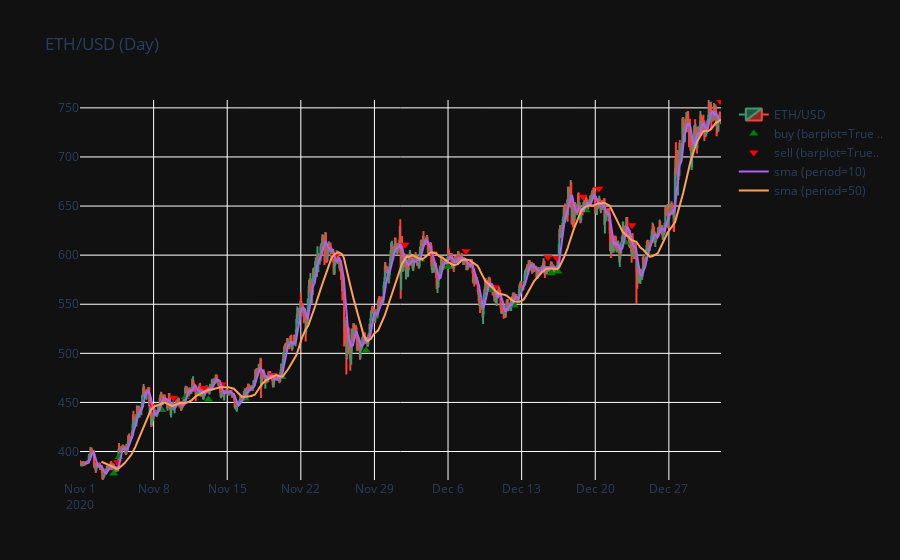

The cell this chart's notebook holds for it:
### Code cell
myf = rbsplot.get_candlestick_plot_from_dpi(unpickle.data_and_plots_list[0])
myf.show()

### Figure 1 — Plotly figure (JSON) as saved in the notebook; plotly's stock layout.template omitted (floating-point values rounded to 4 significant figures; data arrays with more than 128 entries replaced by an {"elided": "..."} marker saying what was removed)
{"data": [{"close": {"elided": "1464 float values"}, "high": {"elided": "1464 float values"}, "low": {"elided": "1464 float values"}, "name": "ETH/USD", "open": {"elided": "1464 float values"}, "type": "candlestick", "x": {"elided": "1464 str values"}}, {"marker": {"color": "green", "size": 8, "symbol": "triangle-up"}, "mode": "markers", "name": "buy (barplot=True ..", "type": "scatter", "x": {"elided": "1464 str values"}, "y": {"elided": "1464 float values"}}, {"marker": {"color": "red", "size": 8, "symbol": "triangle-down"}, "mode": "markers", "name": "sell (barplot=True..", "type": "scatter", "x": {"elided": "1464 str values"}, "y": {"elided": "1464 float values"}}, {"name": "sma (period=10)", "type": "scatter", "x": {"elided": "1464 str values"}, "y": {"elided": "1464 float values"}}, {"name": "sma (period=50)", "type": "scatter", "x": {"elided": "1464 str values"}, "y": {"elided": "1464 float values"}}], "layout": {"paper_bgcolor": "#111111", "plot_bgcolor": "#111111", "showlegend": true, "title": {"text": "ETH/USD (Day)"}, "xaxis": {"autorange": false, "range": ["2020-11-01T00:00:00", "2020-12-31T23:00:00"], "rangeslider": {"visible": false}}, "yaxis": {"range": [371, 758]}}}
